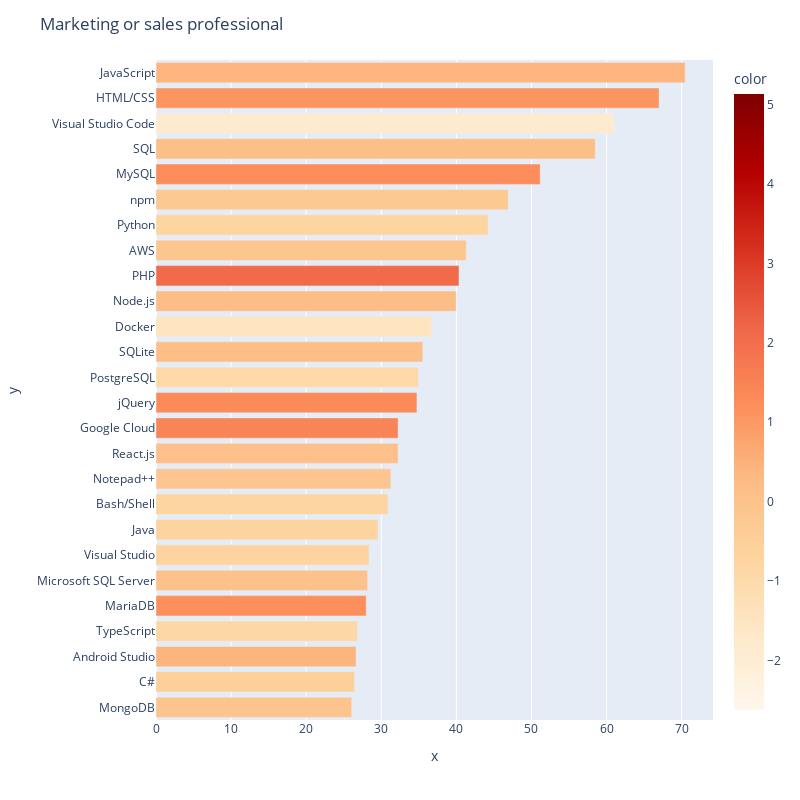

The notebook cell this image was saved under:
### Code cell
# Choosing a different job role using the np.random.choice
# Selecting a random job role from sorted_roles and creating a dataframe with requried skills and score
role = np.random.choice(sorted_roles)
print(role)

# Selecting a random job role from sorted_roles and creating a dataframe with requried skills and score
single_role_skills = pd.concat([skills.loc[role], std_skills.loc[role]], axis=1)
single_role_skills.columns = ['Percentage', 'Specificity']
single_role_skills = single_role_skills.sort_values('Percentage',)

# Displaying single_role_skills
single_role_skills

# Setting a threshold to display skills above 10%
threshold = 25
single_role_skills = single_role_skills[single_role_skills['Percentage'] > threshold]

# Creating a Bar plot of single_role_skills
fig = px.bar(df, 
            x=single_role_skills['Percentage'],
            y=single_role_skills.index,
            color=single_role_skills['Specificity'],
            color_continuous_scale='orrd',
            range_color=[std_skills.values.min(), std_skills.values.max()],
            orientation='h')
fig.update_layout(width=800, height=800, title=role)
fig.show()

### Figure 1 — Plotly figure (JSON) as saved in the notebook; plotly's stock layout.template omitted (floating-point values rounded to 4 significant figures)
{"data": [{"alignmentgroup": "True", "hovertemplate": "x=%{x}<br>y=%{y}<br>color=%{marker.color}<extra></extra>", "legendgroup": "", "marker": {"color": [-0.04838, -0.5383, 0.4202, -0.8442, 1.208, 0.0123, -0.7005, -0.6728, -0.7212, -0.1475, 0.07249, 1.465, 1.298, -0.908, 0.1761, -1.449, 0.2097, 2.08, -0.1247, -0.7509, -0.2605, 1.274, 0.1311, -1.812, 1.087, 0.3925], "coloraxis": "coloraxis", "pattern": {"shape": ""}}, "name": "", "offsetgroup": "", "orientation": "h", "showlegend": false, "textposition": "auto", "type": "bar", "x": [26.06, 26.45, 26.64, 26.83, 27.99, 28.19, 28.38, 29.54, 30.89, 31.27, 32.24, 32.24, 34.75, 34.94, 35.52, 36.68, 39.96, 40.35, 41.31, 44.21, 46.91, 51.16, 58.49, 61.0, 66.99, 70.46], "xaxis": "x", "y": ["MongoDB", "C#", "Android Studio", "TypeScript", "MariaDB", "Microsoft SQL Server", "Visual Studio", "Java", "Bash/Shell", "Notepad++", "React.js", "Google Cloud", "jQuery", "PostgreSQL", "SQLite", "Docker", "Node.js", "PHP", "AWS", "Python", "npm", "MySQL", "SQL", "Visual Studio Code", "HTML/CSS", "JavaScript"], "yaxis": "y"}], "layout": {"barmode": "relative", "coloraxis": {"cmax": 5.134, "cmin": -2.625, "colorbar": {"title": {"text": "color"}}, "colorscale": [[0, "rgb(255,247,236)"], [0.125, "rgb(254,232,200)"], [0.25, "rgb(253,212,158)"], [0.375, "rgb(253,187,132)"], [0.5, "rgb(252,141,89)"], [0.625, "rgb(239,101,72)"], [0.75, "rgb(215,48,31)"], [0.875, "rgb(179,0,0)"], [1, "rgb(127,0,0)"]]}, "height": 800, "legend": {"tracegroupgap": 0}, "margin": {"t": 60}, "title": {"text": "Marketing or sales professional"}, "width": 800, "xaxis": {"anchor": "y", "domain": [0, 1], "title": {"text": "x"}}, "yaxis": {"anchor": "x", "domain": [0, 1], "title": {"text": "y"}}}}
